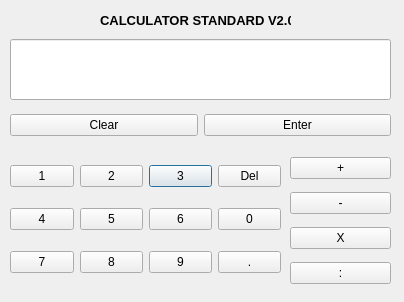
<?xml version="1.0" encoding="UTF-8"?>
<ui version="4.0">
 <class>Dialog</class>
 <widget class="QDialog" name="Dialog">
  <property name="geometry">
   <rect>
    <x>0</x>
    <y>0</y>
    <width>404</width>
    <height>302</height>
   </rect>
  </property>
  <property name="windowTitle">
   <string>Dialog</string>
  </property>
  <widget class="QWidget" name="gridLayoutWidget">
   <property name="geometry">
    <rect>
     <x>10</x>
     <y>150</y>
     <width>271</width>
     <height>141</height>
    </rect>
   </property>
   <layout class="QGridLayout" name="gridLayout">
    <item row="0" column="2">
     <widget class="QPushButton" name="angka3">
      <property name="text">
       <string>3</string>
      </property>
     </widget>
    </item>
    <item row="0" column="0">
     <widget class="QPushButton" name="angka1">
      <property name="text">
       <string>1</string>
      </property>
     </widget>
    </item>
    <item row="0" column="1">
     <widget class="QPushButton" name="angka2">
      <property name="text">
       <string>2</string>
      </property>
     </widget>
    </item>
    <item row="0" column="3">
     <widget class="QPushButton" name="del">
      <property name="text">
       <string>Del</string>
      </property>
     </widget>
    </item>
    <item row="1" column="3">
     <widget class="QPushButton" name="angka0">
      <property name="text">
       <string>0</string>
      </property>
     </widget>
    </item>
    <item row="2" column="2">
     <widget class="QPushButton" name="angka9">
      <property name="text">
       <string>9</string>
      </property>
     </widget>
    </item>
    <item row="2" column="1">
     <widget class="QPushButton" name="angka8">
      <property name="text">
       <string>8</string>
      </property>
     </widget>
    </item>
    <item row="2" column="0">
     <widget class="QPushButton" name="angka7">
      <property name="text">
       <string>7</string>
      </property>
     </widget>
    </item>
    <item row="1" column="2">
     <widget class="QPushButton" name="angka6">
      <property name="text">
       <string>6</string>
      </property>
     </widget>
    </item>
    <item row="1" column="1">
     <widget class="QPushButton" name="angka5">
      <property name="text">
       <string>5</string>
      </property>
     </widget>
    </item>
    <item row="1" column="0">
     <widget class="QPushButton" name="angka4">
      <property name="text">
       <string>4</string>
      </property>
     </widget>
    </item>
    <item row="2" column="3">
     <widget class="QPushButton" name="angka_titik">
      <property name="text">
       <string>.</string>
      </property>
     </widget>
    </item>
   </layout>
  </widget>
  <widget class="QWidget" name="verticalLayoutWidget">
   <property name="geometry">
    <rect>
     <x>290</x>
     <y>150</y>
     <width>101</width>
     <height>141</height>
    </rect>
   </property>
   <layout class="QVBoxLayout" name="verticalLayout">
    <item>
     <widget class="QPushButton" name="operator_tambah">
      <property name="text">
       <string>+</string>
      </property>
     </widget>
    </item>
    <item>
     <widget class="QPushButton" name="operator_kurang">
      <property name="text">
       <string>-</string>
      </property>
     </widget>
    </item>
    <item>
     <widget class="QPushButton" name="operato_kali">
      <property name="text">
       <string>X</string>
      </property>
     </widget>
    </item>
    <item>
     <widget class="QPushButton" name="operato_bagi">
      <property name="text">
       <string>:</string>
      </property>
     </widget>
    </item>
   </layout>
  </widget>
  <widget class="QWidget" name="horizontalLayoutWidget">
   <property name="geometry">
    <rect>
     <x>10</x>
     <y>110</y>
     <width>381</width>
     <height>31</height>
    </rect>
   </property>
   <layout class="QHBoxLayout" name="horizontalLayout">
    <item>
     <widget class="QPushButton" name="clear">
      <property name="text">
       <string>Clear</string>
      </property>
     </widget>
    </item>
    <item>
     <widget class="QPushButton" name="enter">
      <property name="text">
       <string>Enter</string>
      </property>
     </widget>
    </item>
   </layout>
  </widget>
  <widget class="QLabel" name="label">
   <property name="geometry">
    <rect>
     <x>100</x>
     <y>10</y>
     <width>191</width>
     <height>21</height>
    </rect>
   </property>
   <property name="font">
    <font>
     <pointsize>10</pointsize>
     <weight>75</weight>
     <bold>true</bold>
    </font>
   </property>
   <property name="text">
    <string>CALCULATOR STANDARD V2.0</string>
   </property>
  </widget>
  <widget class="QLineEdit" name="lineEdit">
   <property name="geometry">
    <rect>
     <x>10</x>
     <y>39</y>
     <width>381</width>
     <height>61</height>
    </rect>
   </property>
   <property name="font">
    <font>
     <family>Rockwell Condensed</family>
     <pointsize>26</pointsize>
     <weight>75</weight>
     <bold>true</bold>
    </font>
   </property>
   <property name="text">
    <string/>
   </property>
   <property name="alignment">
    <set>Qt::AlignRight|Qt::AlignTrailing|Qt::AlignVCenter</set>
   </property>
  </widget>
 </widget>
 <resources/>
 <connections/>
</ui>
